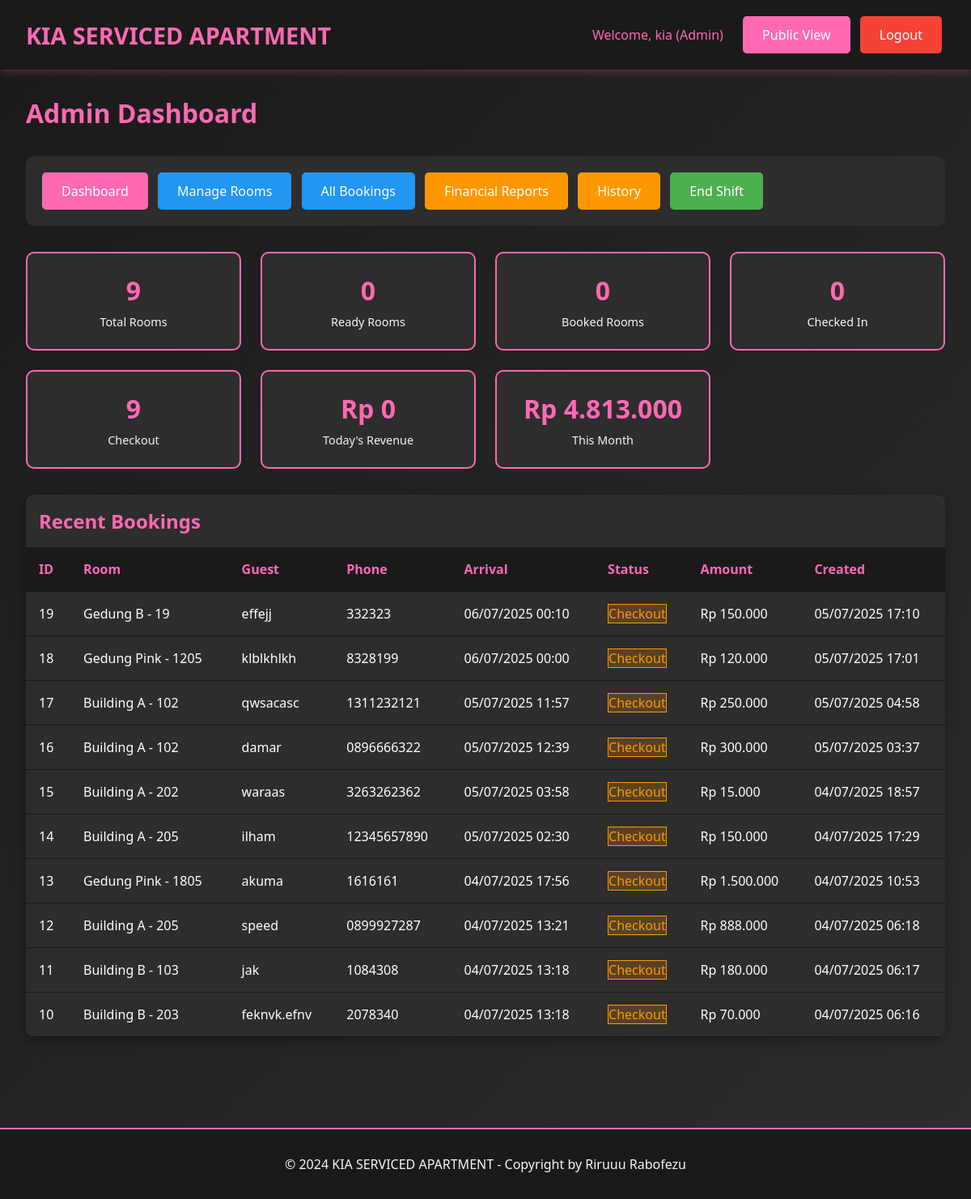
Page /admin/dashboard.php (signed in) on the earlier database version.
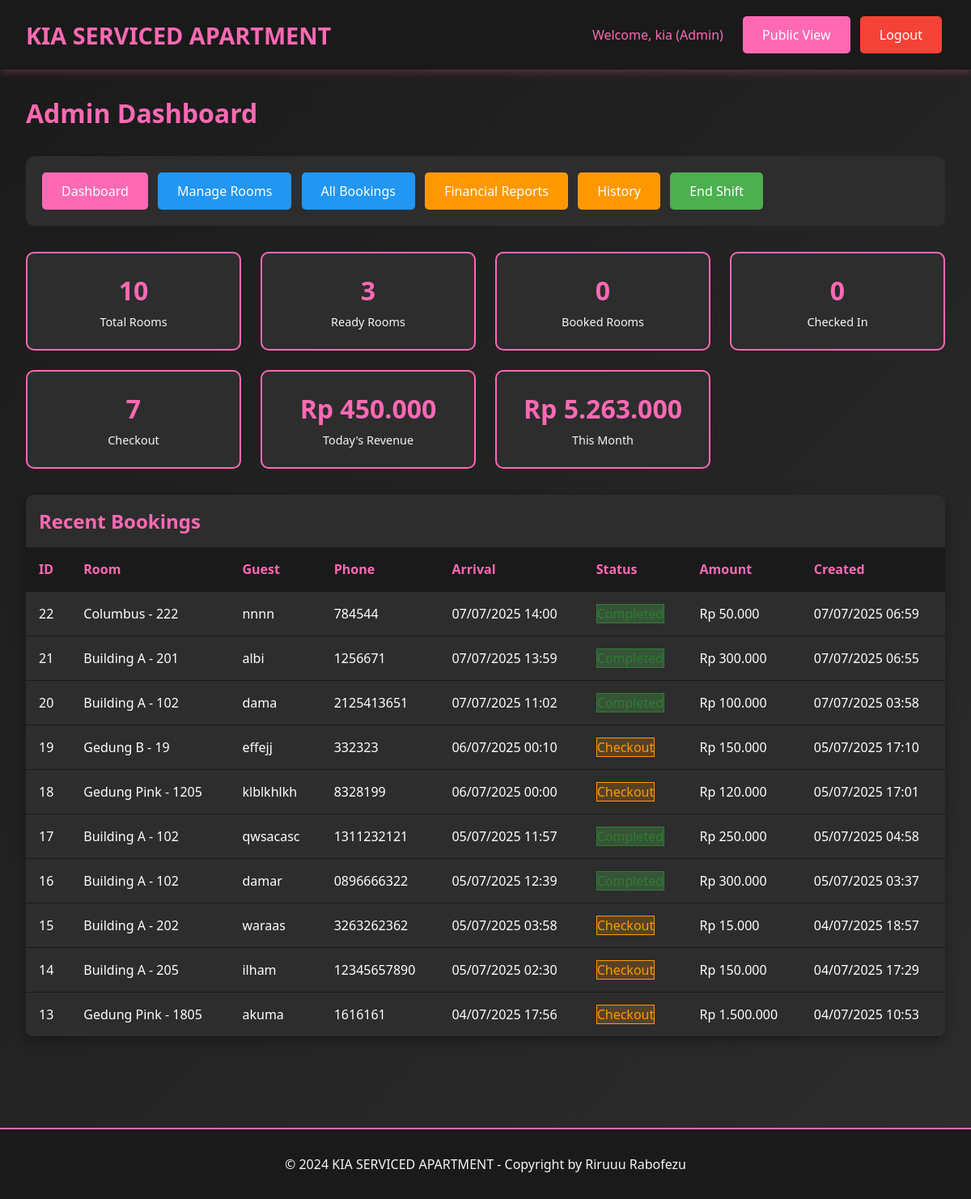
Same page on the later database version.
### tables this page shows
CREATE TABLE `bookings` (
  `id` int(11) NOT NULL,
  `room_id` int(11) NOT NULL,
  `guest_name` varchar(100) NOT NULL,
  `arrival_time` datetime NOT NULL,
  `phone_number` varchar(20) NOT NULL,
  `duration_type` enum('transit','fullday') NOT NULL,
  `duration_hours` int(11) NOT NULL,
  `price_amount` decimal(10,2) NOT NULL,
  `payment_method` varchar(50) NOT NULL,
  `deposit_type` enum('cash','id_card','no_deposit') NOT NULL,
  `deposit_amount` decimal(10,2) DEFAULT '0.00',
  `notes` text,
  `status` enum('booked','checkin','checkout','cancelled','no_show','completed') DEFAULT 'booked',
  `checkin_time` datetime DEFAULT NULL,
  `checkout_time` datetime DEFAULT NULL,
  `extra_time_hours` int(11) DEFAULT '0',
  `extra_time_amount` decimal(10,2) DEFAULT '0.00',
  `refund_amount` decimal(10,2) DEFAULT '0.00',
  `refund_method` varchar(50) DEFAULT NULL,
  `created_by` int(11) NOT NULL,
  `created_at` timestamp NOT NULL DEFAULT CURRENT_TIMESTAMP,
  `updated_at` timestamp NOT NULL DEFAULT CURRENT_TIMESTAMP ON UPDATE CURRENT_TIMESTAMP
);

CREATE TABLE `rooms` (
  `id` int(11) NOT NULL,
  `location` varchar(100) NOT NULL,
  `floor_number` int(11) NOT NULL,
  `room_number` varchar(20) NOT NULL,
  `room_type` varchar(50) NOT NULL,
  `wifi_name` varchar(100) DEFAULT NULL,
  `wifi_password` varchar(100) DEFAULT NULL,
  `status` enum('ready','booked','checkin','checkout') DEFAULT 'ready',
  `created_at` timestamp NOT NULL DEFAULT CURRENT_TIMESTAMP,
  `updated_at` timestamp NOT NULL DEFAULT CURRENT_TIMESTAMP ON UPDATE CURRENT_TIMESTAMP
);

### includes/config.php (called while the page is built, shortened)
<?php
function formatCurrency($amount) {
    return 'Rp ' . number_format($amount, 0, ',', '.');
}
function formatDateTime($datetime) {
    return date('d/m/Y H:i', strtotime($datetime));
}
?>

### admin/dashboard.php (the view, shortened to what the changed rows need)
<?php
require_once '../includes/config.php';
$stats = [];
$stmt = $pdo->query("SELECT COUNT(*) as total FROM rooms");
$stats['total_rooms'] = $stmt->fetch()['total'];
$stmt = $pdo->query("SELECT
    SUM(CASE WHEN (SELECT COUNT(*) FROM bookings WHERE room_id = r.id AND status IN ('booked', 'checkin', 'checkout')) = 0 THEN 1 ELSE 0 END) as ready,
    SUM(CASE WHEN (SELECT COUNT(*) FROM bookings WHERE room_id = r.id AND status = 'booked') > 0 THEN 1 ELSE 0 END) as booked,
    SUM(CASE WHEN (SELECT COUNT(*) FROM bookings WHERE room_id = r.id AND status = 'checkin') > 0 THEN 1 ELSE 0 END) as checkin,
    SUM(CASE WHEN (SELECT COUNT(*) FROM bookings WHERE room_id = r.id AND status = 'checkout') > 0 THEN 1 ELSE 0 END) as checkout
    FROM rooms r");
$room_stats = $stmt->fetch();
$stmt = $pdo->prepare("SELECT SUM(amount) as total FROM transactions WHERE DATE(transaction_date) = CURDATE() AND amount > 0");
$stmt->execute();
$stats['today_revenue'] = $stmt->fetch()['total'] ?? 0;
$stmt = $pdo->prepare("SELECT SUM(amount) as total FROM transactions WHERE MONTH(transaction_date) = MONTH(CURDATE()) AND YEAR(transaction_date) = YEAR(CURDATE()) AND amount > 0");
$stmt->execute();
$stats['month_revenue'] = $stmt->fetch()['total'] ?? 0;
$stmt = $pdo->prepare("SELECT b.*, r.room_number, r.location FROM bookings b
                      JOIN rooms r ON b.room_id = r.id
                      ORDER BY b.created_at DESC LIMIT 10");
$stmt->execute();
$recent_bookings = $stmt->fetchAll();
?>
<!DOCTYPE html>
<html lang="id">
<head>
    <link rel="stylesheet" href="../assets/css/style.css">
</head>
<body>
    <div class="container">
        <h1 style="color: var(--primary-pink); margin-bottom: 2rem;">Admin Dashboard</h1>
        <div class="dashboard-grid">
            <div class="stat-card">
                <div class="stat-number"><?php echo $stats['total_rooms']; ?></div>
                <div class="stat-label">Total Rooms</div>
            </div>
            <div class="stat-card">
                <div class="stat-number"><?php echo $room_stats['ready']; ?></div>
                <div class="stat-label">Ready Rooms</div>
            </div>
            <div class="stat-card">
                <div class="stat-number"><?php echo $room_stats['checkout']; ?></div>
                <div class="stat-label">Checkout</div>
            </div>
            <div class="stat-card">
                <div class="stat-number"><?php echo formatCurrency($stats['today_revenue']); ?></div>
                <div class="stat-label">Today's Revenue</div>
            </div>
            <div class="stat-card">
                <div class="stat-number"><?php echo formatCurrency($stats['month_revenue']); ?></div>
                <div class="stat-label">This Month</div>
            </div>
        </div>
        <div class="table-container">
            <h2 style="color: var(--primary-pink); margin: 1rem;">Recent Bookings</h2>
            <table class="table">
                <thead>
                    <tr>
                        <th>ID</th>
                        <th>Room</th>
                        <th>Guest</th>
                        <th>Phone</th>
                        <th>Arrival</th>
                        <th>Status</th>
                        <th>Amount</th>
                        <th>Created</th>
                    </tr>
                </thead>
                <tbody>
                    <?php foreach ($recent_bookings as $booking): ?>
                    <tr>
                        <td><?php echo $booking['id']; ?></td>
                        <td><?php echo htmlspecialchars($booking['location'] . ' - ' . $booking['room_number']); ?></td>
                        <td><?php echo htmlspecialchars($booking['guest_name']); ?></td>
                        <td><?php echo htmlspecialchars($booking['phone_number']); ?></td>
                        <td><?php echo formatDateTime($booking['arrival_time']); ?></td>
                        <td>
                            <span class="status-<?php echo $booking['status']; ?>">
                                <?php echo ucfirst($booking['status']); ?>
                            </span>
                        </td>
                        <td><?php echo formatCurrency($booking['price_amount']); ?></td>
                        <td><?php echo formatDateTime($booking['created_at']); ?></td>
                    </tr>
                    <?php endforeach; ?>
                </tbody>
            </table>
        </div>
    </div>
</body>
</html>

Differences in the rows shown:
no longer on this page (row unchanged): bookings: id "12", room.room_number "Building A - 205", guest_name "speed", phone_number "0899927287", arrival_time "04/07/2025 13:21", status "Checkout", price_amount "Rp 888.000", created_at "04/07/2025 06:18"
no longer on this page (row unchanged): bookings: id "11", room.room_number "Building B - 103", guest_name "jak", phone_number "1084308", arrival_time "04/07/2025 13:18", status "Checkout", price_amount "Rp 180.000", created_at "04/07/2025 06:17"
no longer on this page (row unchanged): bookings: id "10", room.room_number "Building B - 203", guest_name "feknvk.efnv", phone_number "2078340", arrival_time "04/07/2025 13:18", status "Checkout", price_amount "Rp 70.000", created_at "04/07/2025 06:16"
added bookings: id "22", room.room_number "Columbus - 222", guest_name "nnnn", phone_number "784544", arrival_time "07/07/2025 14:00", status "Completed", price_amount "Rp 50.000", created_at "07/07/2025 06:59"
added bookings: id "21", room.room_number "Building A - 201", guest_name "albi", phone_number "1256671", arrival_time "07/07/2025 13:59", status "Completed", price_amount "Rp 300.000", created_at "07/07/2025 06:55"
added bookings: id "20", room.room_number "Building A - 102", guest_name "dama", phone_number "2125413651", arrival_time "07/07/2025 11:02", status "Completed", price_amount "Rp 100.000", created_at "07/07/2025 03:58"
changed bookings "qwsacasc": status "Checkout" → "Completed"
changed bookings "damar": status "Checkout" → "Completed"
Other differences:
$stats['total_rooms']: "9" → "10"
$room_stats['ready']: "0" → "3"
$room_stats['checkout']: "9" → "7"
formatCurrency($stats['today_revenue']): "Rp 0" → "Rp 450.000"
formatCurrency($stats['month_revenue']): "Rp 4.813.000" → "Rp 5.263.000"
